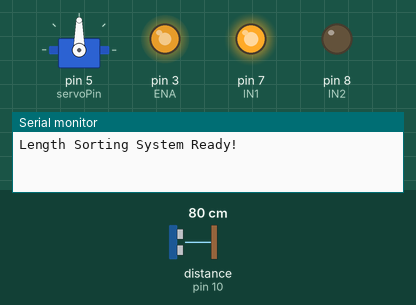
This sketch was run on a simulated Arduino Uno, built with avr-gcc and run on an emulated ATmega328P. Shown: servo, output pins drawn as LEDs (lit = HIGH), the last lines printed to the serial monitor. Wiring (inferred from the names in the program): ultrasonic range finder: trigger pin 9; echo pin 10. The inputs (shaded band) are chosen by the test bench; at power-on: distance to the obstacle (sensor on pin 10) 80 cm. The echo pulse lasts 58.3 µs per cm; pins used as bus, display or sensor lines are not drawn.

Above: at 1.2 s.
1.3 s: distance to the obstacle (sensor on pin 10) set to 2 cm
2.8 s: distance to the obstacle (sensor on pin 10) set to 18 cm
At 3.2 s:
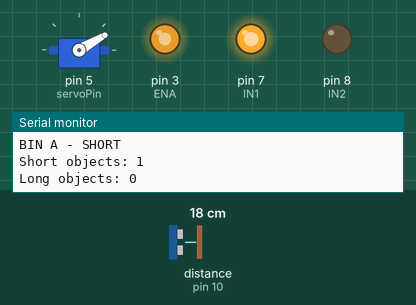
Timing chart, 0 to 5.8 s (numbered marks = the images above; inputs shaded):
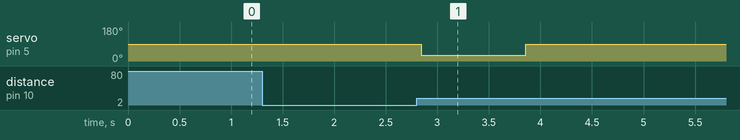

Measured:
- after the input at 2.8 s, servo on pin 5 (servoPin): 90° → 30° after 0.05 s, → 90° 1.0 s later

The sketch:

automatic_length_sorting_conveyer_prodex1.ino
```cpp
#include <Servo.h>

const int trigPin = 9;
const int echoPin = 10;

const int ENA = 3;
const int IN1 = 7;
const int IN2 = 8;
const int servoPin = 5;

Servo sortingServo;

// Simulation settings
const float conveyorSpeed = 5.0;       // Assumed cm/s
const float detectionDistance = 15.0;  // cm
const float lengthLimit = 10.0;        // cm

const unsigned long maxDetectionTime = 10000;

bool objectDetected = false;
unsigned long startTime = 0;

int shortCount = 0;
int longCount = 0;

float measureDistance() {
  digitalWrite(trigPin, LOW);
  delayMicroseconds(2);

  digitalWrite(trigPin, HIGH);
  delayMicroseconds(10);

  digitalWrite(trigPin, LOW);

  long duration = pulseIn(echoPin, HIGH, 30000);

  if (duration == 0) {
    return 999;
  }

  return duration * 0.0343 / 2.0;
}

void setup() {
  Serial.begin(9600);

  pinMode(trigPin, OUTPUT);
  pinMode(echoPin, INPUT);

  pinMode(ENA, OUTPUT);
  pinMode(IN1, OUTPUT);
  pinMode(IN2, OUTPUT);

  sortingServo.attach(servoPin);
  sortingServo.write(90);

  digitalWrite(IN1, HIGH);
  digitalWrite(IN2, LOW);
  analogWrite(ENA, 200);

  Serial.println("Length Sorting System Ready!");
}

void loop() {
  float distance = measureDistance();
  bool present = (distance < detectionDistance);

  if (present && !objectDetected) {
    objectDetected = true;
    startTime = millis();

    Serial.println("Object detected!");
  }

  if (objectDetected) {
    unsigned long elapsed = millis() - startTime;

    if (!present) {
      objectDetected = false;

      float timeSeconds = elapsed / 1000.0;
      float objectLength = conveyorSpeed * timeSeconds;

      Serial.print("Estimated length: ");
      Serial.print(objectLength);
      Serial.println(" cm");

      if (objectLength < lengthLimit) {
        shortCount++;
        sortingServo.write(30);
        Serial.println("BIN A - SHORT");
      } else {
        longCount++;
        sortingServo.write(150);
        Serial.println("BIN B - LONG");
      }

      Serial.print("Short objects: ");
      Serial.println(shortCount);

      Serial.print("Long objects: ");
      Serial.println(longCount);

      delay(1000);
      sortingServo.write(90);
    }

    else if (elapsed > maxDetectionTime) {
      objectDetected = false;

      Serial.println("Warning: Detection timeout!");
      Serial.println("Object not counted.");

      sortingServo.write(90);
    }
  }

  delay(50);
}
```
